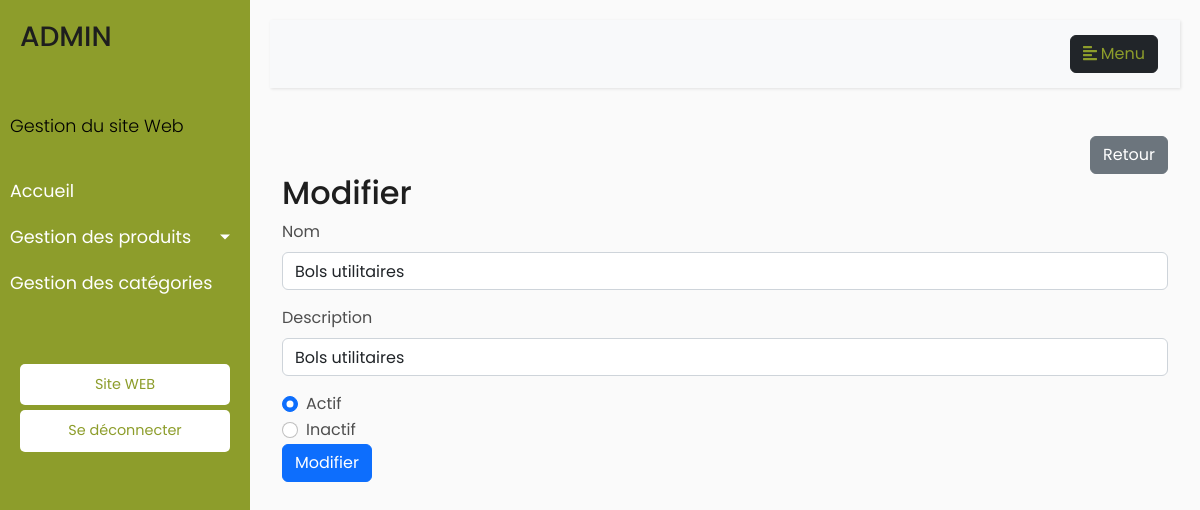
/modifierCategorie.php?id=1, run on the app's committed database.
### modifierCategorie.php (the view, shortened to what this page needs)
<?php
    require("config/connexion.php");
    include "includes/enteteAdmin.php";
    include "includes/menuAdmin.php";
    $NomCategorie = "";
    $DescriptionCategorie = "";;
    $ActifCategorie = "";
    $nom_err = $desc_err = "";
    if($_SERVER['REQUEST_METHOD'] == 'POST'){
        $id = $_POST["id"];
        $input_name = trim($_POST["NomCategorie"]);
        if(empty($input_name)){
            $nom_err = "Entrer un nom.";
        }else{
            $NomCategorie = $input_name;
        }
        $input_desc = trim($_POST["DescriptionCategorie"]);
        if(empty($input_desc)){
            $desc_err = "Entrer une descritpion.";
        }else{
            $DescriptionCategorie = $input_desc;
        }
        $rb = $_POST["exampleRadios"];
        if($rb == "actif"){
            $ActifCategorie = 1;
        }else {
            $ActifCategorie = 0;
        }
        if(empty($nom_err) && empty($desc_err)){
            $sql = "UPDATE `dbo.categories` SET NomCategorie = :nom, DescriptionCategorie = :desc, ActifCategorie = :actif WHERE IdCategorie = $id ";
            if($stmt = $pdo->prepare($sql)){
                $param_nom = $NomCategorie;
                $param_desc = $DescriptionCategorie;
                $param_actif = $ActifCategorie;
                $stmt->bindParam(":nom", $param_nom);
                $stmt->bindParam(":desc", $param_desc);
                $stmt->bindParam(":actif", $param_actif);
                if($stmt->execute()){
                    ?>
                        <script type="text/javascript">
                            window.location.href = "gestionCategories.php";
                        </script>
                    <?php
                }else {
                    echo "Un problème est survenu";
                }
            }
        }
        unset($stmt);
        unset($pdo);
    }else {
        if(isset($_GET["id"]) && !empty(trim($_GET["id"]))){
            $id = trim($_GET["id"]);
            $sql = "SELECT * FROM `dbo.categories` WHERE IdCategorie = :id";
            if($stmt = $pdo->prepare($sql)){
                $param_id = $id;
                $stmt->bindParam(":id", $param_id);
                if($stmt->execute()){
                    if($stmt->rowCount() == 1){
                        $row = $stmt->fetch(PDO::FETCH_ASSOC);
                        $NomCategorie = $row["NomCategorie"];
                        $DescriptionCategorie = $row["DescriptionCategorie"];
                        $ActifCategorie = $row["ActifCategorie"];
                    }else {
                        echo "Un problème est survenu";
                    }
                }else {
                    echo "Un problème est survenu";
                }
            }
        }else {
            echo "Un problème est survenu";
        }
    }
?>
<div class="container my-5">
    <div class="d-flex justify-content-end mt-5">
        <a class="btn btn-secondary" href="gestionCategories.php">Retour</a>
    </div>
    <h2>Modifier</h2>
    <form action="<?php echo htmlspecialchars(($_SERVER["PHP_SELF"])); ?>" method="post">
        <div class="form-group">
            <label for="NomCategorie">Nom</label>
            <input type="text" class="form-control <?php echo (!empty($nom_err)) ? "is-invalid" : ""; ?>" id="NomCategorie" name="NomCategorie" value="<?php echo $NomCategorie; ?>" placeholder="Entrer le nom de la catégorie">
        </div>
        <div class="form-group">
            <label for="DescriptionCategorie">Description</label>
            <input type="text" class="form-control <?php echo (!empty($desc_err)) ? "is-invalid" : ""; ?>" id="DescriptionCategorie" name="DescriptionCategorie" value="<?php echo $DescriptionCategorie; ?>" placeholder="Entrer la description de la catégorie">
        </div>
        <div class="form-group form-check">
            <input class="form-check-input" type="radio" name="exampleRadios" id="exampleRadios1" value="actif" <?php echo ($ActifCategorie == 1) ? "checked" : ""; ?>>
            <label class="form-check-label" for="exampleRadios1">Actif</label>
        </div>
        <div class="form-group form-check">
            <input class="form-check-input" type="radio" name="exampleRadios" id="exampleRadios2" value="inactif" <?php echo ($ActifCategorie == 0) ? "checked" : ""; ?>>
            <label class="form-check-label" for="exampleRadios2">Inactif</label>
        </div>
        <button type="submit" class="btn btn-primary">Modifier</button>
    </form>
</div>

### assets/css/style.css (style rules this page uses)
body { background-color: #a4ad5b1a; color: #4e4e4e; }
h1, h2, h3, h4, h5, h6 { color: #1e1e1e; }
a { color: #1e1e1e; text-decoration: none; transition: all 0.5s ease-in-out; }

### assets/css/siteAdmin.css (style rules this page uses)
body { font-family: 'Poppins', sans-serif; background: #fafafa; }
a, a:hover, a:focus { color: inherit; text-decoration: none; transition: all 0.3s; }

### data on the page
dbo.categories: NomCategorie "Bols utilitaires", DescriptionCategorie "Bols utilitaires", ActifCategorie "☑ Actif", ActifCategorie "☐ Inactif"
